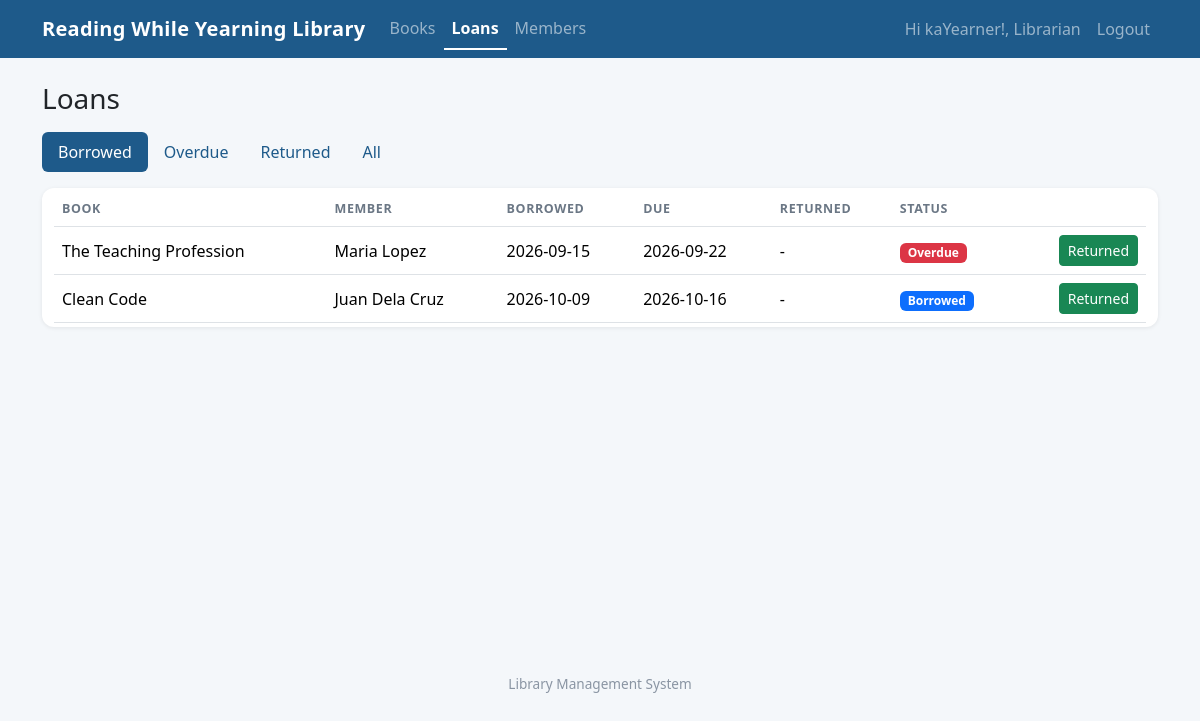
The app's page /admin/loans.php (signed in) with its own data.
### tables this page shows
CREATE TABLE loans (
  id INT AUTO_INCREMENT PRIMARY KEY,
  book_id INT NOT NULL,
  user_id INT NOT NULL,
  borrowed_on DATE NOT NULL,
  due_on DATE NOT NULL,
  returned_on DATE NULL,
  FOREIGN KEY (book_id) REFERENCES books(id),
  FOREIGN KEY (user_id) REFERENCES users(id) ON DELETE CASCADE
);

CREATE TABLE books (
  id INT AUTO_INCREMENT PRIMARY KEY,
  title VARCHAR(200) NOT NULL,
  author VARCHAR(120) NOT NULL,
  category VARCHAR(60) DEFAULT '',
  copies INT NOT NULL DEFAULT 1
);

CREATE TABLE users (
  id INT AUTO_INCREMENT PRIMARY KEY,
  name VARCHAR(100) NOT NULL,
  email VARCHAR(150) NOT NULL UNIQUE,
  password VARCHAR(255) NOT NULL,
  role ENUM('admin','member') NOT NULL DEFAULT 'member',
  phone VARCHAR(30) NULL,
  created_at TIMESTAMP DEFAULT CURRENT_TIMESTAMP
);

### admin/loans.php (the view, shortened to what this page needs)
<?php
include '../connection.php';
$status = isset($_GET['status']) ? $_GET['status'] : 'active';
$sql = "SELECT l.*, b.title, u.name AS member
        FROM loans l JOIN books b ON b.id = l.book_id JOIN users u ON u.id = l.user_id";
$types = "";
$params = array();
if ($status == 'active') {
    $sql .= " WHERE l.returned_on IS NULL";
} elseif ($status == 'overdue') {
    $sql .= " WHERE l.returned_on IS NULL AND l.due_on < ?";
    $types = "s";
    $params[] = date('Y-m-d');
} elseif ($status == 'returned') {
    $sql .= " WHERE l.returned_on IS NOT NULL";
}
$sql .= " ORDER BY l.due_on";
$loans = run_query($conn, $sql, $types, $params);
$tabs = array('active' => 'Borrowed', 'overdue' => 'Overdue', 'returned' => 'Returned', 'all' => 'All');
include '../header.php';
?>
<section>
  <h1 class="h3 mb-3">Loans</h1>
  <ul class="nav nav-pills mb-3">
    <?php foreach ($tabs as $key => $label) { ?>
      <li class="nav-item"><a class="nav-link <?php echo $status == $key ? 'active' : ''; ?>" href="loans.php?status=<?php echo $key; ?>"><?php echo $label; ?></a></li>
    <?php } ?>
  </ul>
  <?php if (mysqli_num_rows($loans) == 0) { ?>
    <div class="alert alert-info">No loans found.</div>
  <?php } else { ?>
  <div class="table-responsive">
    <table class="table align-middle bg-white">
      <thead><tr><th>Book</th><th>Member</th><th>Borrowed</th><th>Due</th><th>Returned</th><th>Status</th><th></th></tr></thead>
      <tbody>
      <?php while ($l = mysqli_fetch_assoc($loans)) { ?>
        <tr>
          <td><?php echo e($l['title']); ?></td>
          <td><?php echo e($l['member']); ?></td>
          <td><?php echo e($l['borrowed_on']); ?></td>
          <td><?php echo e($l['due_on']); ?></td>
          <td class="returned-cell"><?php echo $l['returned_on'] === null ? '-' : e($l['returned_on']); ?></td>
          <td class="status-cell"><?php echo loan_badge($l); ?></td>
          <td class="text-end">
            <?php if ($l['returned_on'] === null) { ?>
              <form method="POST" class="return-form">
                <button type="submit" class="btn btn-sm btn-success">Returned</button>
              </form>
            <?php } ?>
          </td>
        </tr>
      <?php } ?>
      </tbody>
    </table>
  </div>
  <?php } ?>
</section>
<?php include '../footer.php'; ?>

### connection.php (shortened to what this page needs)
<?php
function run_query($conn, $sql, $types = "", $params = array()) {
    $stmt = mysqli_prepare($conn, $sql);
    if (!mysqli_stmt_execute($stmt)) {
        die("Query error: " . mysqli_stmt_error($stmt));
    }
    $result = mysqli_stmt_get_result($stmt);
    return $result;
}
function e($text) {
    return htmlspecialchars((string)$text, ENT_QUOTES, 'UTF-8');
}
function loan_badge($loan) {
    if ($loan['due_on'] < date('Y-m-d')) {
        return '<span class="badge bg-danger">Overdue</span>';
    }
    return '<span class="badge bg-primary">Borrowed</span>';
}
?>

### assets/style.css (style rules this page uses)
:root { --brand: #1e5a8a; --brand-dark: #154569; }
body { background: #f4f7fa; }
h1 { font-weight: 700; }
.table-responsive { background: #fff; border-radius: .75rem; box-shadow: 0 1px 4px rgba(0, 0, 0, .08); padding: .25rem .75rem; }
.table-responsive .table { margin-bottom: 0; }
.table thead th { color: #6b7785; font-size: .78rem; text-transform: uppercase; letter-spacing: .05em; }
.nav-pills .nav-link { color: var(--brand); }
.nav-pills .nav-link.active { background: var(--brand); color: #fff; }
a { color: var(--brand); }

### records on screen
loans: book.title "The Teaching Profession", user.name "Maria Lopez", borrowed_on "2026-09-15", due_on "2026-09-22", shows "Overdue"
loans: book.title "Clean Code", user.name "Juan Dela Cruz", borrowed_on "2026-10-09", due_on "2026-10-16"

### other values on screen
$label "Books Loans Members"
$_SESSION['name'] "Librarian"
$label "Borrowed"
$label "Overdue"
$label "Returned"
$label "All"
